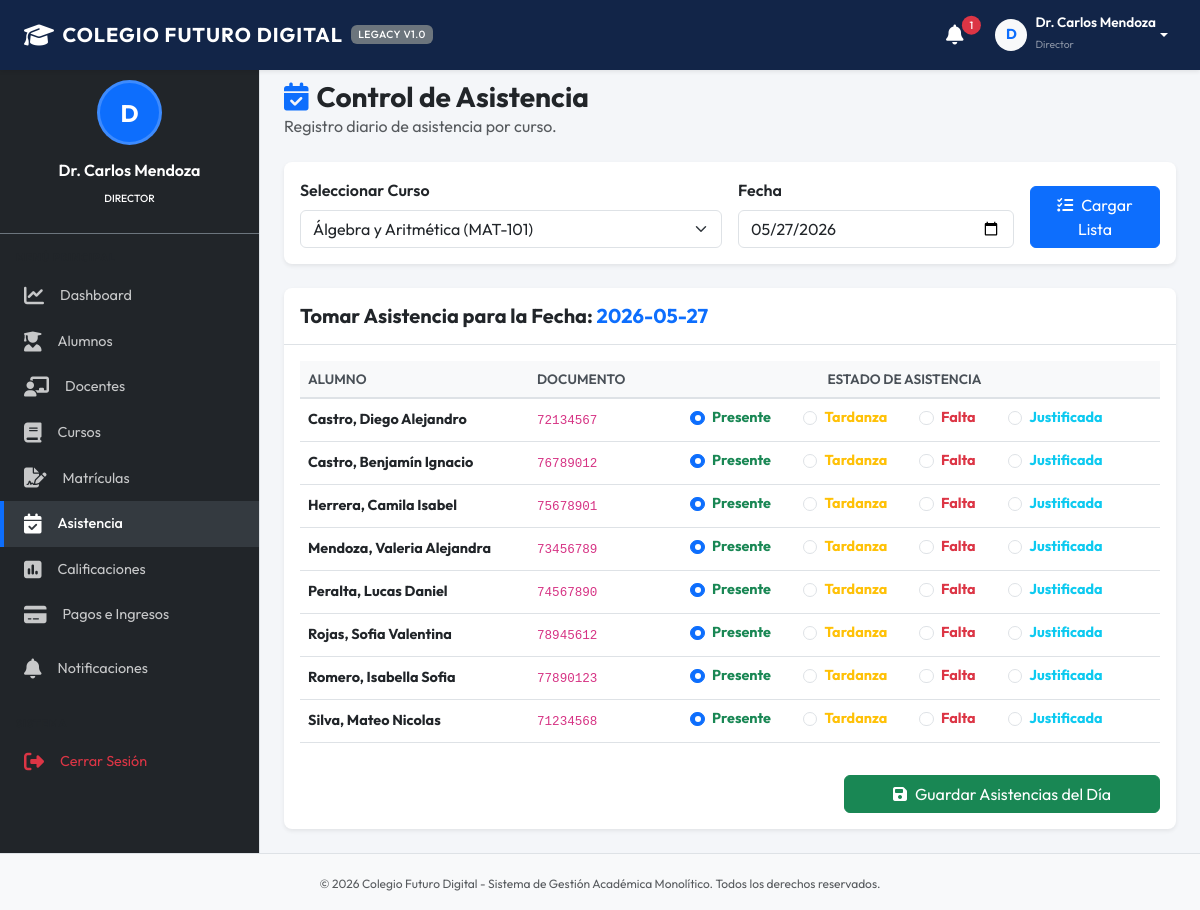
The app's page /modules/asistencia.php?curso_id=1 (signed in) with its own data.
### tables this page shows
CREATE TABLE alumnos (
            id INTEGER PRIMARY KEY AUTOINCREMENT,
            usuario_id INTEGER UNIQUE,
            nombre TEXT NOT NULL,
            apellido TEXT NOT NULL,
            documento TEXT UNIQUE NOT NULL,
            fecha_nacimiento TEXT,
            direccion TEXT,
            telefono TEXT,
            estado_academico TEXT DEFAULT 'Regular' CHECK(estado_academico IN ('Regular', 'Condicional', 'Suspendido', 'Egresado')),
            FOREIGN KEY (usuario_id) REFERENCES usuarios(id) ON DELETE SET NULL
        );

### modules/asistencia.php (the view, shortened to what this page needs)
<?php
$rol = $_SESSION['usuario_rol'];
$userId = $_SESSION['usuario_id'];
$can_register = in_array($rol, ['Director', 'Docente']);
$sel_curso_id = intval($_GET['curso_id'] ?? 0);
$sel_fecha = $_GET['fecha'] ?? date('Y-m-d');
require_once __DIR__ . '/../includes/header.php';
require_once __DIR__ . '/../includes/sidebar.php';
?>
<div class="d-flex justify-content-between align-items-center mb-4">
    <div>
        <h1 class="h3 mb-0 text-dark fw-bold"><i class="fa-solid fa-calendar-check me-2 text-primary"></i>Control de Asistencia</h1>
        <p class="text-muted mb-0"><?php echo $can_register ? 'Registro diario de asistencia por curso.' : 'Consulta de récord y faltas del estudiante.'; ?></p>
    </div>
</div>
<?php if ($can_register): ?>
    <?php
    try {
        if ($rol === 'Docente') {
            $stmtProf = $pdo->prepare("SELECT id FROM profesores WHERE usuario_id = ?");
            $stmtProf->execute([$userId]);
            $profId = $stmtProf->fetchColumn();
            $stmtCursos = $pdo->prepare("SELECT id, nombre, codigo FROM cursos WHERE profesor_id = ? ORDER BY nombre ASC");
            $stmtCursos->execute([$profId]);
            $cursos = $stmtCursos->fetchAll();
        } else {
            $cursos = $pdo->query("SELECT id, nombre, codigo FROM cursos ORDER BY nombre ASC")->fetchAll();
        }
    } catch (PDOException $e) {
        $cursos = [];
    }
    ?>
    <div class="card bg-white shadow-sm border-0 mb-4">
        <div class="card-body">
            <form action="asistencia.php" method="GET" class="row g-3 align-items-end">
                <div class="col-md-6">
                    <label for="curso_id" class="form-label fw-semibold">Seleccionar Curso</label>
                    <select class="form-select" id="curso_id" name="curso_id" required>
                        <?php foreach ($cursos as $cur): ?>
                            <option value="<?php echo $cur['id']; ?>" <?php echo $sel_curso_id == $cur['id'] ? 'selected' : ''; ?>>
                                <?php echo htmlspecialchars($cur['nombre'] . ' (' . $cur['codigo'] . ')'); ?>
                            </option>
                        <?php endforeach; ?>
                    </select>
                </div>
                <div class="col-md-4">
                    <label for="fecha" class="form-label fw-semibold">Fecha</label>
                    <input type="date" class="form-control" id="fecha" name="fecha" value="<?php echo htmlspecialchars($sel_fecha); ?>" required>
                </div>
                <div class="col-md-2">
                    <button type="submit" class="btn btn-primary w-100"><i class="fa-solid fa-list-check me-2"></i>Cargar Lista</button>
                </div>
            </form>
        </div>
    </div>
    <?php if ($sel_curso_id > 0): ?>
        <?php
        try {
            $stmtAl = $pdo->prepare("
                SELECT a.id, a.nombre, a.apellido, a.documento,
                       (SELECT estado FROM asistencias WHERE alumno_id = a.id AND curso_id = ? AND fecha = ?) as estado_hoy
                FROM alumnos a
                JOIN matriculas m ON a.id = m.alumno_id
                WHERE m.estado = 'Activa'
                ORDER BY a.apellido ASC
            ");
            $stmtAl->execute([$sel_curso_id, $sel_fecha]);
            $alumnos = $stmtAl->fetchAll();
        } catch (PDOException $e) {
            echo "<div class='alert alert-danger'>Error: " . $e->getMessage() . "</div>";
            $alumnos = [];
        }
        ?>
        <div class="card bg-white shadow-sm border-0">
            <div class="card-header bg-transparent border-bottom py-3">
                <h5 class="card-title mb-0 fw-bold">Tomar Asistencia para la Fecha: <span class="text-primary"><?php echo htmlspecialchars($sel_fecha); ?></span></h5>
            </div>
            <div class="card-body">
                <form action="asistencia.php" method="POST">
                    <div class="table-responsive">
                        <table class="table table-hover align-middle">
                            <thead>
                                <tr>
                                    <th>Alumno</th>
                                    <th>Documento</th>
                                    <th class="text-center">Estado de Asistencia</th>
                                </tr>
                            </thead>
                            <tbody>
                                <?php if (empty($alumnos)): ?>
                                    <tr>
                                        <td colspan="3" class="text-center py-4 text-muted">No se encuentran alumnos matriculados activos para asignar asistencia.</td>
                                    </tr>
                                <?php else: ?>
                                    <?php foreach ($alumnos as $al): ?>
                                        <?php $est = $al['estado_hoy'] ?: 'Presente';  ?>
                                        <tr>
                                            <td class="fw-bold"><?php echo htmlspecialchars($al['apellido'] . ', ' . $al['nombre']); ?></td>
                                            <td><code><?php echo htmlspecialchars($al['documento']); ?></code></td>
                                            <td>
                                                <div class="d-flex justify-content-center gap-3">
                                                    <div class="form-check form-check-inline">
                                                        <input class="form-check-input" type="radio" name="asistencia[<?php echo $al['id']; ?>]" id="pres_<?php echo $al['id']; ?>" value="Presente" <?php echo $est === 'Presente' ? 'checked' : ''; ?>>
                                                        <label class="form-check-label text-success fw-bold" for="pres_<?php echo $al['id']; ?>">Presente</label>
                                                    </div>
                                                    <div class="form-check form-check-inline">
                                                        <input class="form-check-input" type="radio" name="asistencia[<?php echo $al['id']; ?>]" id="tard_<?php echo $al['id']; ?>" value="Tardanza" <?php echo $est === 'Tardanza' ? 'checked' : ''; ?>>
                                                        <label class="form-check-label text-warning fw-bold" for="tard_<?php echo $al['id']; ?>">Tardanza</label>
                                                    </div>
                                                    <div class="form-check form-check-inline">
                                                        <input class="form-check-input" type="radio" name="asistencia[<?php echo $al['id']; ?>]" id="falt_<?php echo $al['id']; ?>" value="Falta" <?php echo $est === 'Falta' ? 'checked' : ''; ?>>
                                                        <label class="form-check-label text-danger fw-bold" for="falt_<?php echo $al['id']; ?>">Falta</label>
                                                    </div>
                                                    <div class="form-check form-check-inline">
                                                        <input class="form-check-input" type="radio" name="asistencia[<?php echo $al['id']; ?>]" id="just_<?php echo $al['id']; ?>" value="Justificada" <?php echo $est === 'Justificada' ? 'checked' : ''; ?>>
                                                        <label class="form-check-label text-info fw-bold" for="just_<?php echo $al['id']; ?>">Justificada</label>
                                                    </div>
                                                </div>
                                            </td>
                                        </tr>
                                    <?php endforeach; ?>
                                <?php endif; ?>
                            </tbody>
                        </table>
                    </div>
                    <?php if (!empty($alumnos)): ?>
                        <div class="text-end mt-3">
                            <button type="submit" class="btn btn-success px-5"><i class="fa-solid fa-floppy-disk me-2"></i>Guardar Asistencias del Día</button>
                        </div>
                    <?php endif; ?>
                </form>
            </div>
        </div>
    <?php endif; ?>
<?php endif; ?>
<?php
require_once __DIR__ . '/../includes/footer.php';
?>

### assets/css/style.css (style rules this page uses)
:root { --primary-color: #1e3c72; --primary-dark: #122548; --primary-light: #2a5298; --secondary-color: #6c757d; --bg-light: #f4f6f9; --sidebar-bg: #212529; --sidebar-hover: #343a40; --sidebar-active: #0d6efd; --text-dark: #333333; --font-sans: 'Outfit', 'Roboto', -apple-system, BlinkMacSystemFont, "Segoe UI", sans-serif; }
body { font-family: var(--font-sans); background-color: var(--bg-light); color: var(--text-dark); margin: 0; padding-top: 56px; display: flex; flex-direction: column; min-height: 100vh; }
.card { border-radius: 8px; box-shadow: 0 4px 6px rgba(0, 0, 0, 0.05); }
.table { border-collapse: separate; border-spacing: 0; }
.table th { background-color: #f8f9fa; color: #495057; font-weight: 600; border-bottom: 2px solid #dee2e6; font-size: 0.85rem; text-transform: uppercase; }
.table td { font-size: 0.9rem; vertical-align: middle; }

### records on screen
alumnos: apellido+nombre "Castro, Diego Alejandro", documento "72134567"
alumnos: apellido+nombre "Castro, Benjamín Ignacio", documento "76789012"
alumnos: apellido+nombre "Herrera, Camila Isabel", documento "75678901"
alumnos: apellido+nombre "Mendoza, Valeria Alejandra", documento "73456789"
alumnos: apellido+nombre "Peralta, Lucas Daniel", documento "74567890"
alumnos: apellido+nombre "Rojas, Sofia Valentina", documento "78945612"
alumnos: apellido+nombre "Romero, Isabella Sofia", documento "77890123"
alumnos: apellido+nombre "Silva, Mateo Nicolas", documento "71234568"

### other values on screen
$notif_count "1"
substr($_SESSION['usuario_nombre'], 0, 1) "D"
$_SESSION['usuario_nombre'] "Dr. Carlos Mendoza"
$_SESSION['usuario_rol'] "Director"
$rol "DIRECTOR"
form field curso_id "Álgebra y Aritmética (MAT-101)"
